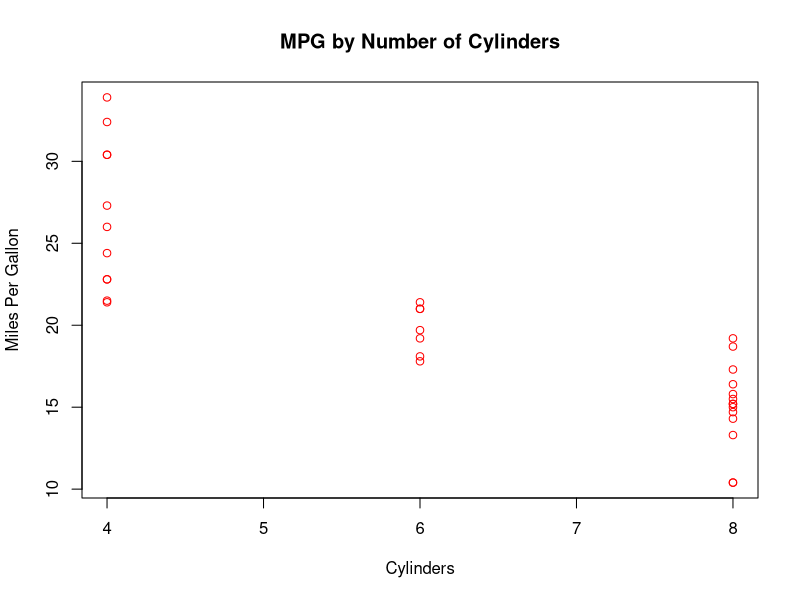

Recreate this plot in R.
# ---------------------------------------------------------------------------------
# I. R Workspace
# ---------------------------------------------------------------------------------
# ---------------------------------------------------------------------------------
### Editor -- Where you write your programs / scripts
### Console -- Shows the commands you are writing ; you can also write directly to it
### Environment -- shows all of the objects in your current R session
### Plots, Packages, and Help -- tabs with additional info about your session

# ---------------------------------------------------------------------------------
# II. Basic Commands & Operations
# ---------------------------------------------------------------------------------
# ---------------------------------------------------------------------------------
### Assignment Operator
data.00 <- mtcars

#specific rows, columns, entries, etc. using $ and [i,j]
### accessing a specific column with the $ operator
data.00$mpg
data.00[,'mpg']

### accesssing columns with the [i,j] notation
data.00[,1]
data.00[1:5,1]

# first 5 observations
data.00[1:5,]

###head(), tail(), and str()
head(data.00) # first 6 observations
tail(data.00) # last 6 observations
str(data.00)

# ---------------------------------------------------------------------------------
###tidyverse standards and data wrangling
# ---------------------------------------------------------------------------------
# ---------------------------------------------------------------------------------
library(tidyverse)

# 1. Every column is a unique variable
# 2. Every row is a unique observation
# 3. Only keep what you need in a data set

### Working w/ what you have
filter(data.00, cyl == 4) # row subsetting function
select(data.00, mpg, cyl) # column subsetting function

data.00 %>% # piping operator
  filter(cyl == 4)

data.00 %>%
  select(mpg, cyl) %>%
  filter(cyl == 4)


### Creating something new
data.00 %>%
  mutate(mpg.per.cyl = mpg / cyl) %>%
  group_by(cyl) %>%
  summarise(mean.mpg.per.cyl = mean(mpg.per.cyl))

#Quick plot
plot(x = data.00$cyl, y = data.00$mpg, xlab = 'Cylinders', ylab = 'Miles Per Gallon',
     col = 'red', main = 'MPG by Number of Cylinders')
